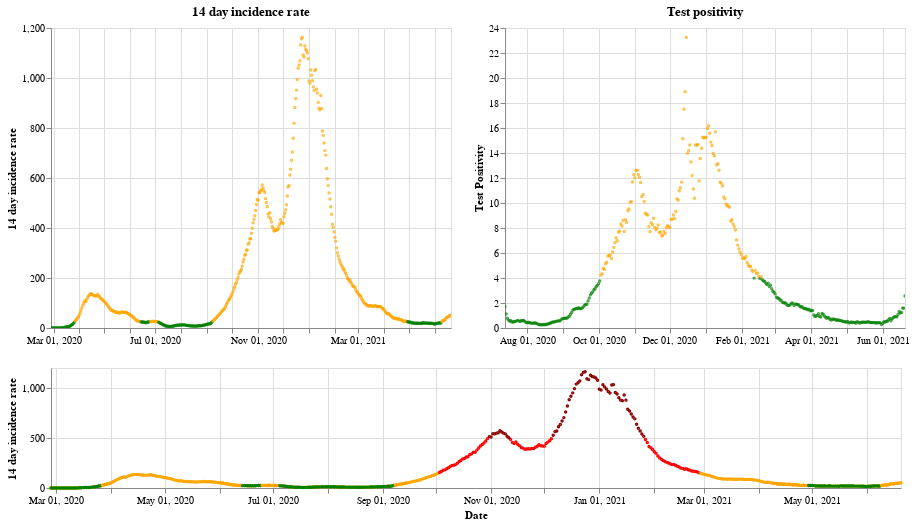

Here is the notebook cell this chart was saved with:
### Markdown cell above
## Wales

### Code cell
plot_traffic_light('Wales')

### Figure 1 — Vega-Lite specification as saved in the notebook (floating-point values rounded to 4 significant figures; data arrays with more than 128 entries replaced by an {"elided": "..."} marker saying what was removed)
{"config": {"view": {"continuousWidth": 400, "continuousHeight": 300}}, "vconcat": [{"hconcat": [{"mark": {"type": "point", "size": 2}, "encoding": {"color": {"condition": {"value": "green", "test": "(datum.twoWeeklyCasesRate <= 25)"}, "value": "orange"}, "tooltip": [{"type": "nominal", "field": "areaName"}, {"type": "temporal", "field": "date"}, {"type": "quantitative", "field": "twoWeeklyCasesRate"}, {"type": "quantitative", "field": "testPositivity"}], "x": {"type": "temporal", "axis": {"title": ""}, "field": "date", "scale": {"domain": {"selection": "DateBrush"}}, "timeUnit": "yearmonthdate"}, "y": {"type": "quantitative", "axis": {"title": "14 day incidence rate"}, "field": "twoWeeklyCasesRate"}}, "title": "14 day incidence rate", "width": 400}, {"mark": {"type": "point", "size": 2}, "encoding": {"color": {"condition": {"value": "green", "test": "(datum.testPositivity <= 4)"}, "value": "orange"}, "tooltip": [{"type": "nominal", "field": "areaName"}, {"type": "temporal", "field": "date"}, {"type": "quantitative", "field": "twoWeeklyCasesRate"}, {"type": "quantitative", "field": "testPositivity"}], "x": {"type": "temporal", "axis": {"title": ""}, "field": "date", "scale": {"domain": {"selection": "DateBrush"}}, "timeUnit": "yearmonthdate"}, "y": {"type": "quantitative", "axis": {"title": "Test Positivity"}, "field": "testPositivity"}}, "title": "Test positivity", "width": 400}]}, {"layer": [{"mark": {"type": "point", "size": 2}, "encoding": {"color": {"condition": {"value": "orange", "test": "((50 && datum.twoWeeklyCasesRate) < 150)"}, "value": "red"}, "opacity": {"condition": {"value": 1, "test": "((50 && datum.twoWeeklyCasesRate) < 500)"}, "value": 0}, "tooltip": [{"type": "nominal", "field": "areaName"}, {"type": "temporal", "field": "date"}, {"type": "quantitative", "field": "twoWeeklyCasesRate"}, {"type": "quantitative", "field": "testPositivity"}], "x": {"type": "temporal", "axis": {"title": "Date"}, "field": "date", "timeUnit": "yearmonthdate"}, "y": {"type": "quantitative", "axis": {"title": "14 day incidence rate"}, "field": "twoWeeklyCasesRate"}}, "selection": {"DateBrush": {"type": "interval", "encodings": ["x"], "fields": ["Time"]}}, "width": 850}, {"mark": {"type": "point", "size": 2}, "encoding": {"color": {"value": "darkred"}, "opacity": {"condition": {"value": 1, "test": "(datum.twoWeeklyCasesRate >= 500)"}, "value": 0}, "tooltip": [{"type": "nominal", "field": "areaName"}, {"type": "temporal", "field": "date"}, {"type": "quantitative", "field": "twoWeeklyCasesRate"}, {"type": "quantitative", "field": "testPositivity"}], "x": {"type": "temporal", "axis": {"title": "Date"}, "field": "date", "timeUnit": "yearmonthdate"}, "y": {"type": "quantitative", "axis": {"title": "14 day incidence rate"}, "field": "twoWeeklyCasesRate"}}, "width": 400}, {"mark": {"type": "point", "size": 2}, "encoding": {"color": {"condition": {"value": "green", "test": "((4 && datum.twoWeeklyCasesRate) < 25)"}, "value": "orange"}, "opacity": {"condition": {"value": 1, "test": "(datum.twoWeeklyCasesRate < 50)"}, "value": 0}, "tooltip": [{"type": "nominal", "field": "areaName"}, {"type": "temporal", "field": "date"}, {"type": "quantitative", "field": "twoWeeklyCasesRate"}, {"type": "quantitative", "field": "testPositivity"}], "x": {"type": "temporal", "axis": {"title": "Date"}, "field": "date", "timeUnit": "yearmonthdate"}, "y": {"type": "quantitative", "axis": {"title": "14 day incidence rate"}, "field": "twoWeeklyCasesRate"}}, "width": 400}], "height": 120, "width": 800}], "data": {"name": "data-a86c3f247a76dd7244df5a3682a7041a"}, "$schema": "https://vega.github.io/schema/vega-lite/v4.8.1.json", "datasets": {"data-a86c3f247a76dd7244df5a3682a7041a": {"elided": "480 records"}}}
